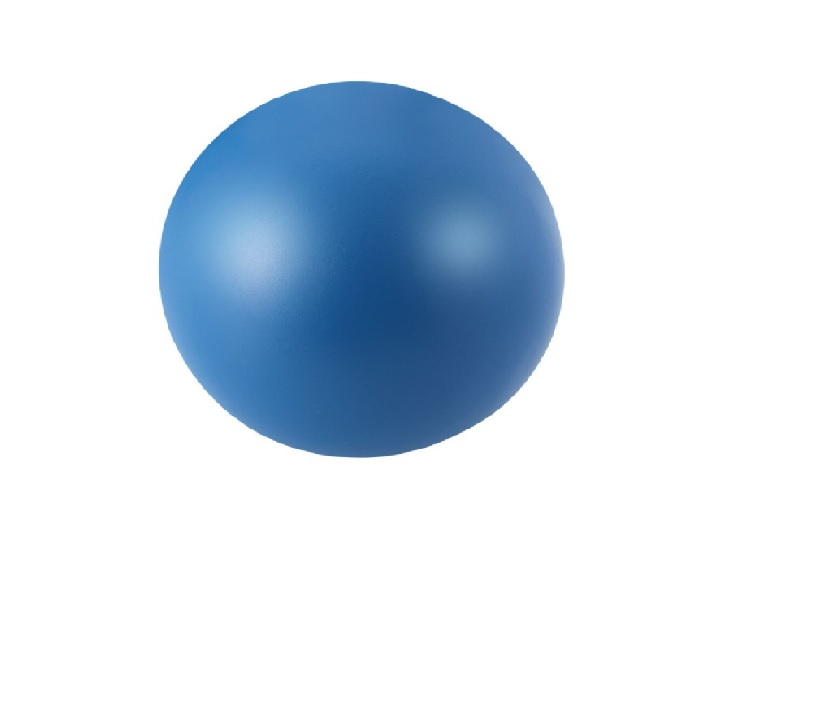
#> input picture train/1.jpg, 820 x 718 px, given in place of the camera
$ python object_detect_servo.py
#> lines starting #> are read from the running program, lines starting #| are printed output that depends on the picture; after the words box and inside, x2 and y2 are one past the last pixel; in counts of white or black regions, pixels touching at a corner belong together
import cv2
import numpy as np
import pyfirmata
import time

board = pyfirmata.Arduino('/dev/ttyACM0')

servo_pin1 = 13
servo_pin2 = 12
servo_pin3 = 11
servo_pin4 = 10
servo_pin5 = 9

servo1 = board.get_pin('d:{}:s'.format(servo_pin1))
servo2 = board.get_pin('d:{}:s'.format(servo_pin2))
servo3 = board.get_pin('d:{}:s'.format(servo_pin3))
servo4 = board.get_pin('d:{}:s'.format(servo_pin4))
servo5 = board.get_pin('d:{}:s'.format(servo_pin5))

frameWidth = 640
frameHeight = 480
cap = cv2.VideoCapture(0)
cap.set(3, frameWidth)
cap.set(4, frameHeight)

# Create a Background Subtractor
bg_subtractor = cv2.createBackgroundSubtractorMOG2()

def empty(a):
    pass

cv2.namedWindow("Parameters")
cv2.resizeWindow("Parameters",480,240)
cv2.createTrackbar("Threshold1","Parameters",52,255,empty)
cv2.createTrackbar("Threshold2","Parameters",60,255,empty)
cv2.createTrackbar("Area","Parameters",6460,30000,empty)


def stackImages(scale,imgArray):
    rows = len(imgArray)
    cols = len(imgArray[0])
    rowsAvailable = isinstance(imgArray[0], list)
    width = imgArray[0][0].shape[1]
    height = imgArray[0][0].shape[0]
    if rowsAvailable:
        for x in range ( 0, rows):
            for y in range(0, cols):
                if imgArray[x][y].shape[:2] == imgArray[0][0].shape [:2]:
                    imgArray[x][y] = cv2.resize(imgArray[x][y], (0, 0), None, scale, scale)
                else:
                    imgArray[x][y] = cv2.resize(imgArray[x][y], (imgArray[0][0].shape[1], imgArray[0][0].shape[0]), None, scale, scale)
                if len(imgArray[x][y].shape) == 2: imgArray[x][y]= cv2.cvtColor( imgArray[x][y], cv2.COLOR_GRAY2BGR)
        imageBlank = np.zeros((height, width, 3), np.uint8)
        hor = [imageBlank]*rows
        hor_con = [imageBlank]*rows
        for x in range(0, rows):
            hor[x] = np.hstack(imgArray[x])
        ver = np.vstack(hor)
    else:
        for x in range(0, rows):
            if imgArray[x].shape[:2] == imgArray[0].shape[:2]:
                imgArray[x] = cv2.resize(imgArray[x], (0, 0), None, scale, scale)
            else:
                imgArray[x] = cv2.resize(imgArray[x], (imgArray[0].shape[1], imgArray[0].shape[0]), None,scale, scale)
            if len(imgArray[x].shape) == 2: imgArray[x] = cv2.cvtColor(imgArray[x], cv2.COLOR_GRAY2BGR)
        hor= np.hstack(imgArray)
        ver = hor
    return ver

def getContours(img,imgContour):
    contours, hierarchy = cv2.findContours(img, cv2.RETR_EXTERNAL, cv2.CHAIN_APPROX_NONE)
    for cnt in contours:
        area = cv2.contourArea(cnt)
        perimeter = cv2.arcLength(cnt, True)
        areaMin = cv2.getTrackbarPos("Area", "Parameters")
        if area > areaMin:
            cv2.drawContours(imgContour, cnt, -1, (255, 0, 255), 7)
            peri = cv2.arcLength(cnt, True)
            approx = cv2.approxPolyDP(cnt, 0.02 * peri, True)
            #print(len(approx))
            x , y , w, h = cv2.boundingRect(approx)
            cv2.rectangle(imgContour, (x , y ), (x + w , y + h ), (0, 255, 0), 5)

            cv2.putText(imgContour, "Perimeter: " + str(int(perimeter)), (x + 20, y + 20), cv2.FONT_HERSHEY_COMPLEX, .7,
                        (0, 255, 0), 2)
            cv2.putText(imgContour, "Area: " + str(int(area)), (x + w + 20, y + 45), cv2.FONT_HERSHEY_COMPLEX, 0.7,
                        (0, 255, 0), 2)
            print("Area:",int(area))
            print("Peri:",int(perimeter))
            if perimeter > 680 and perimeter < 700:
                servo1.write(100)
                servo2.write(130)
                servo3.write(178)
                servo4.write(130)
                servo5.write(120)
                print('earphone')
                time.sleep(10)
                servo1.write(0)
                servo2.write(0)
                servo3.write(0)
                servo4.write(0)
                servo5.write(0)
                time.sleep(0.1)

            elif perimeter > 2400 and perimeter < 2450:
                servo1.write(106)
                servo2.write(100)
                servo3.write(147)
                servo4.write(126)
                servo5.write(105)
                print('holding ball')
                time.sleep(10)
                servo1.write(0)
                servo2.write(0)
                servo3.write(0)
                servo4.write(0)
                servo5.write(0)
                time.sleep(1)
            elif perimeter >  2800 and perimeter < 2850:
                servo1.write(116)
                servo2.write(139)
                servo3.write(174)
                servo4.write(154)
                servo5.write(132)
                print('savlon')
                time.sleep(10)
                servo1.write(0)
                servo2.write(0)
                servo3.write(0)
                servo4.write(0)
                servo5.write(0)
                time.sleep(1)
            else:
                servo1.write(0)
                servo2.write(0)
                servo3.write(0)
                servo4.write(0)
                servo5.write(0)
                time.sleep(0.1)

while True:
    success, img = cap.read()
#> img is the input picture: shape (718, 820, 3); mean B, G, R 237.5, 226.9, 216.2
    imgContour = img.copy()

    # Perform Background Subtraction
    fg_mask = bg_subtractor.apply(img)
#> fg_mask: shape (718, 820); every value is 127

    # Additional preprocessing for contour detection
    imgBlur = cv2.GaussianBlur(img, (7, 7), 1)
    imgGray = cv2.cvtColor(imgBlur, cv2.COLOR_BGR2GRAY)
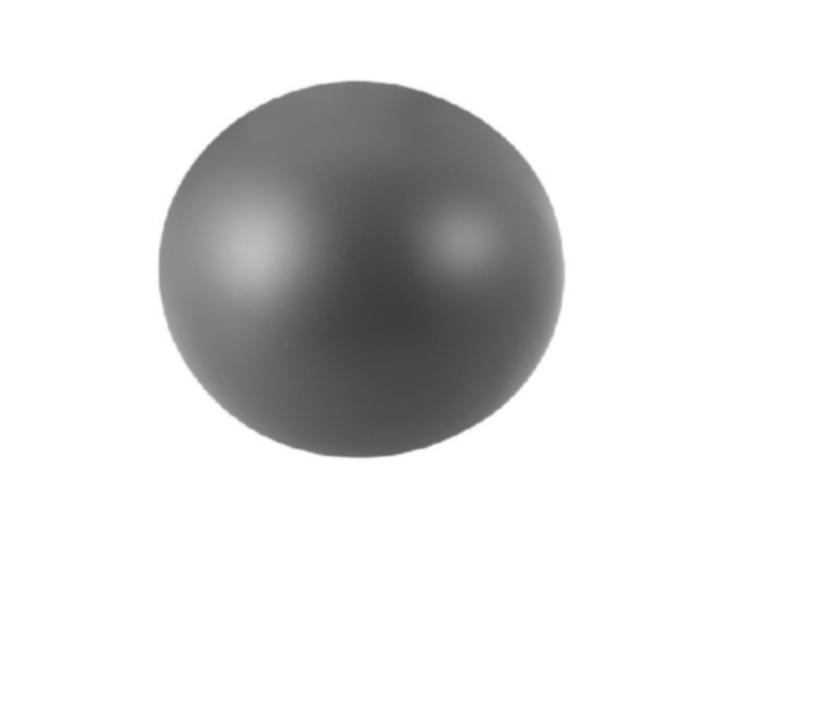
#> imgGray: shape (718, 820); min 62, max 255, mean 224.9
    threshold1 = cv2.getTrackbarPos("Threshold1", "Parameters")
    threshold2 = cv2.getTrackbarPos("Threshold2", "Parameters")
    imgCanny = cv2.Canny(imgGray, threshold1, threshold2)
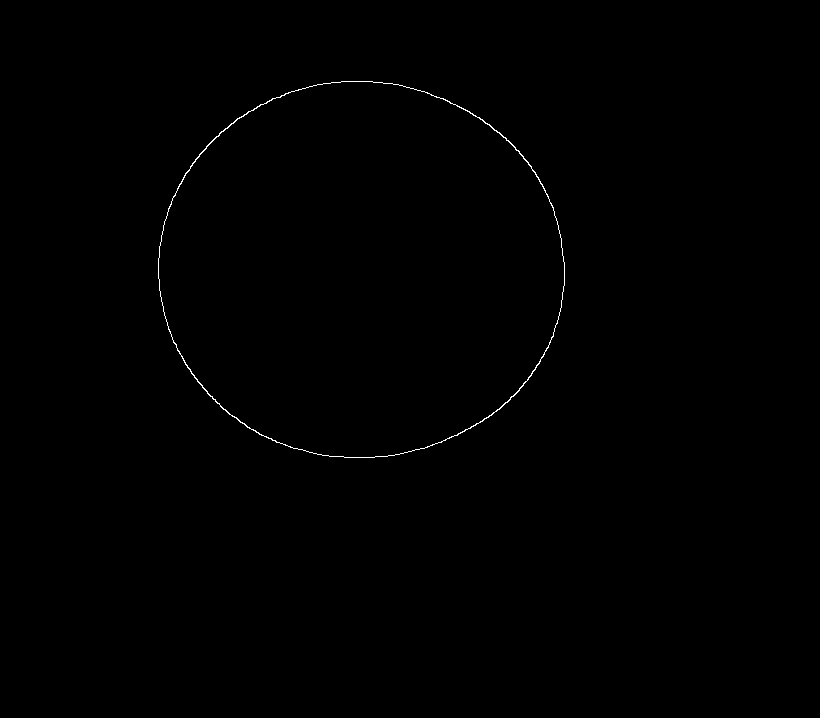
#> imgCanny: shape (718, 820); 0.24% white in thin lines or dots, all inside (x1, y1, x2, y2) = (158, 81, 565, 458)
    kernel = np.ones((5, 5))
    imgDil = cv2.dilate(imgCanny, kernel, iterations=1)
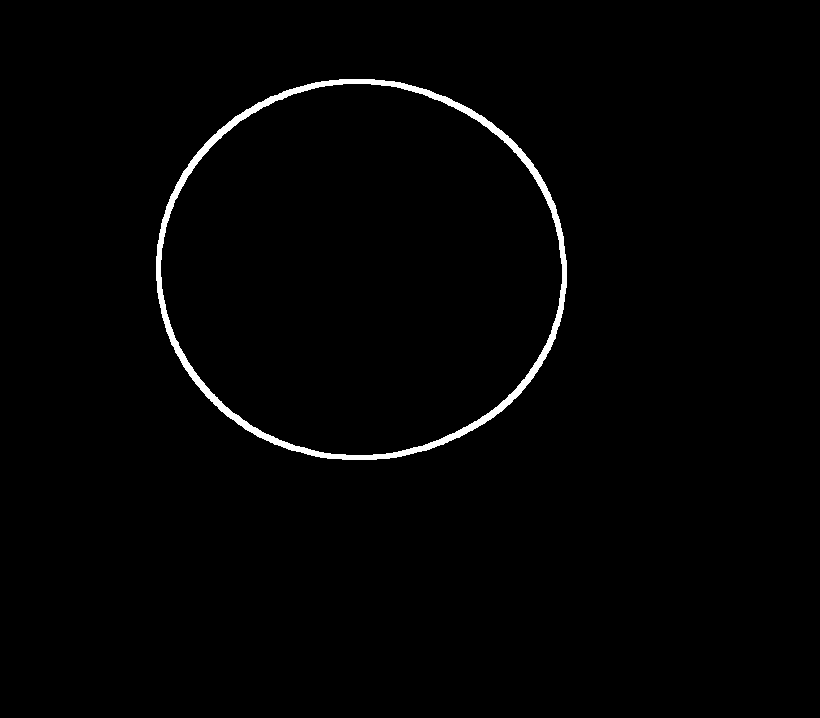
#> imgDil: shape (718, 820); 1.3% white; 1 white region

    # Combine the foreground mask with the dilated Canny edge image
    imgDil[fg_mask == 0] = 0

    # Find contours on the modified image
    getContours(imgDil, imgContour)
#> in getContours, `contours, hierarchy = cv2.findContours(img, cv2.RETR_EXTERNAL, cv2.CHA..`: contours = 1 contour; box (x1, y1, x2, y2) and area: (156, 79, 567, 460) 123303
#> in getContours, `area = cv2.contourArea(cnt)`: area = 123303
#> in getContours, `perimeter = cv2.arcLength(cnt, True)`: perimeter = 1318.7
#> in getContours, `approx = cv2.approxPolyDP(cnt, 0.02 * peri, True)`: approx = [[315, 82], [183, 171], [166, 331], [274, 444], [426, 450], [550, 349], [555, 205], [471, 109]]
#> in getContours, `x , y , w, h = cv2.boundingRect(approx)`: x = 166; y = 82; w = 390; h = 369
#> in getContours, `cv2.putText(imgContour, "Area: " + str(int(area)), (x + w + 20, y + 45..`:
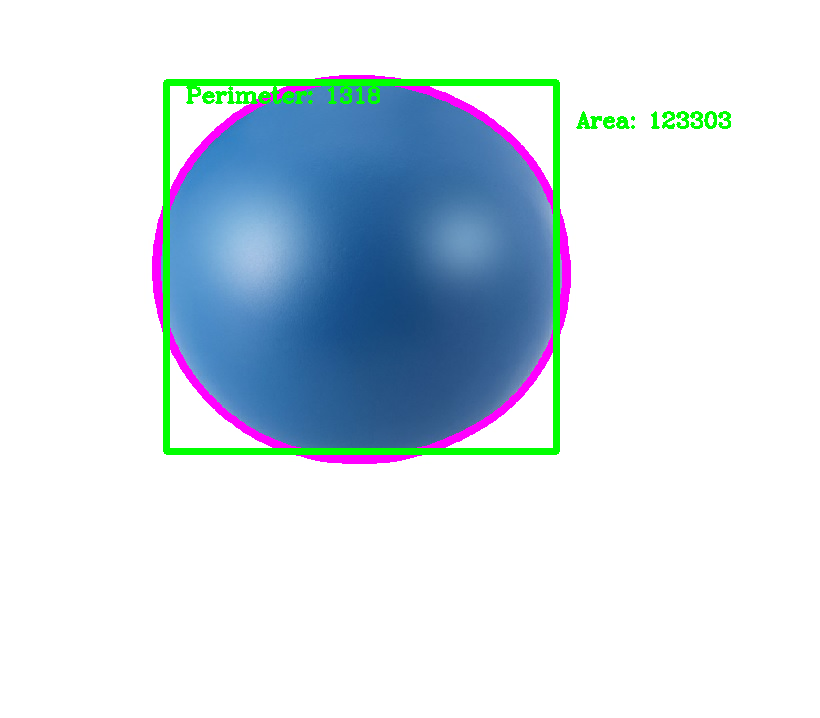
#> imgContour: shape (718, 820, 3); mean B, G, R 232.3, 224.2, 211.7
#| Area: 123303
#| Peri: 1318

    # Stack the original and processed images for display
    imgStack = stackImages(0.8, ([img, imgCanny],
                                 [imgDil, imgContour]))
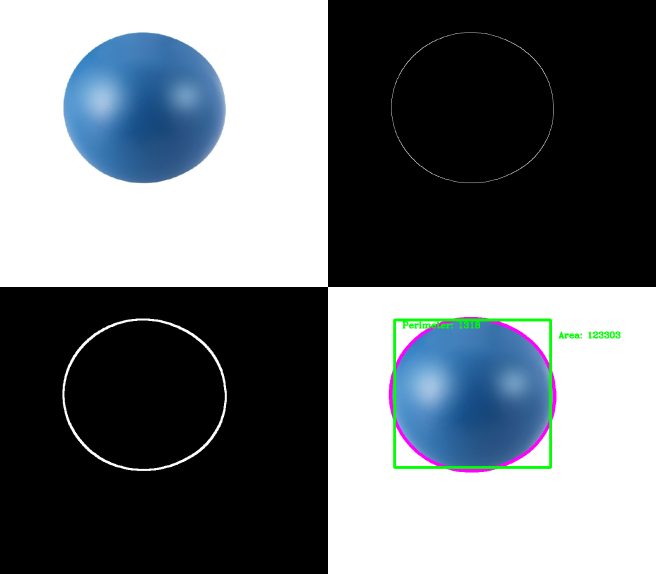
#> imgStack: shape (1148, 1312, 3) (shown at 1/2 size); mean B, G, R 118.4, 113.7, 107.9
    cv2.imshow("Result", imgStack)

    if cv2.waitKey(1) & 0xFF == ord('q'):
#> (key q is pressed here)
        break

board.exit()
cap.release()
cv2.destroyAllWindows()
